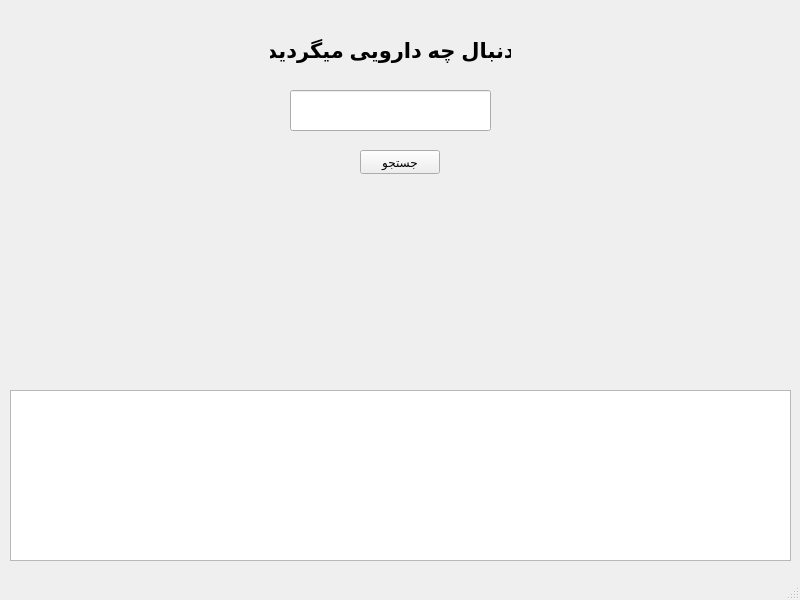
<?xml version="1.0" encoding="UTF-8"?>
<ui version="4.0">
 <class>MainWindow</class>
 <widget class="QMainWindow" name="MainWindow">
  <property name="geometry">
   <rect>
    <x>0</x>
    <y>0</y>
    <width>800</width>
    <height>600</height>
   </rect>
  </property>
  <property name="windowTitle">
   <string>MainWindow</string>
  </property>
  <widget class="QWidget" name="centralwidget">
   <widget class="QTextBrowser" name="log">
    <property name="geometry">
     <rect>
      <x>10</x>
      <y>390</y>
      <width>781</width>
      <height>171</height>
     </rect>
    </property>
   </widget>
   <widget class="QLineEdit" name="keyword">
    <property name="geometry">
     <rect>
      <x>290</x>
      <y>90</y>
      <width>201</width>
      <height>41</height>
     </rect>
    </property>
    <property name="layoutDirection">
     <enum>Qt::LeftToRight</enum>
    </property>
    <property name="autoFillBackground">
     <bool>false</bool>
    </property>
   </widget>
   <widget class="QPushButton" name="search">
    <property name="geometry">
     <rect>
      <x>360</x>
      <y>150</y>
      <width>80</width>
      <height>24</height>
     </rect>
    </property>
    <property name="text">
     <string>جستجو</string>
    </property>
   </widget>
   <widget class="QLabel" name="search_lable">
    <property name="geometry">
     <rect>
      <x>270</x>
      <y>30</y>
      <width>241</width>
      <height>41</height>
     </rect>
    </property>
    <property name="font">
     <font>
      <pointsize>16</pointsize>
      <weight>75</weight>
      <bold>true</bold>
     </font>
    </property>
    <property name="text">
     <string>دنبال چه دارویی میگردید</string>
    </property>
    <property name="alignment">
     <set>Qt::AlignCenter</set>
    </property>
   </widget>
  </widget>
  <widget class="QMenuBar" name="menubar">
   <property name="geometry">
    <rect>
     <x>0</x>
     <y>0</y>
     <width>800</width>
     <height>24</height>
    </rect>
   </property>
  </widget>
  <widget class="QStatusBar" name="statusbar"/>
 </widget>
 <resources/>
 <connections>
  <connection>
   <sender>log</sender>
   <signal>anchorClicked(QUrl)</signal>
   <receiver>MainWindow</receiver>
   <slot>show()</slot>
   <hints>
    <hint type="sourcelabel">
     <x>400</x>
     <y>499</y>
    </hint>
    <hint type="destinationlabel">
     <x>399</x>
     <y>299</y>
    </hint>
   </hints>
  </connection>
 </connections>
</ui>
